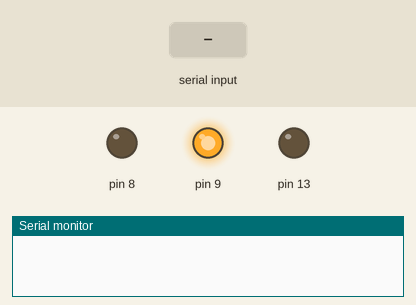
Recording of a sketch running on a simulated Arduino Uno, built with avr-gcc and run on an emulated ATmega328P. Shown: output pins drawn as LEDs (lit = HIGH), the last lines printed to the serial monitor. Inputs (shaded band) come from the test bench.

Above: at 1.2 s.
1.3 s: "1" received over the second serial link
At 5.7 s:
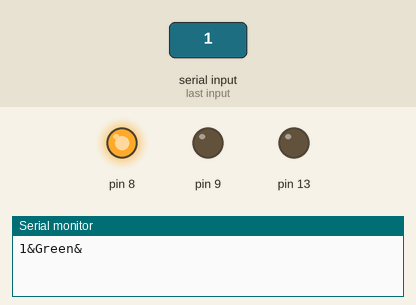
6.5 s: "0" received over the second serial link
Timing chart, 0 to 11.5 s (numbered marks = the images above; inputs shaded):
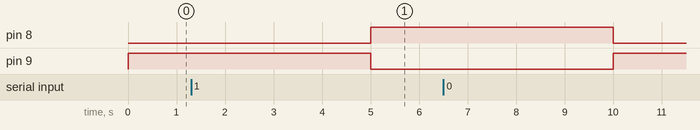

The sketch:

RFID_Based_Signal_Bracker_System.ino
```cpp
#include <SoftwareSerial.h>

SoftwareSerial mySerial(2, 3); // RX, TX
float Amillis = millis();
String Status = "";
int v1 = 5000;
int v2 = 10000;

void setup() {
  // Open serial communications and wait for port to open:
  Serial.begin(9600);
  while (!Serial) {
    ; // wait for serial port to connect. Needed for native USB port only
  }

pinMode(13, 1);
pinMode(8, 1);
pinMode(9, 1);
digitalWrite(13, 0);
digitalWrite(8, 0);
digitalWrite(9, 0);


  // set the data rate for the SoftwareSerial port
  mySerial.begin(9600);
}

void loop() { // run over and over
  if (mySerial.available()) {
    String num = mySerial.readString();
    Serial.println(num + "&" + Status);
    delay(100);
  }
int  nowMills = millis();
int  diff = nowMills - Amillis;
  if (diff > 0 and diff < v1)
      {
        digitalWrite(8, 0);
        digitalWrite(9, 1);
        Status = "Green&";
        }

      if (diff > v1 and diff < v2)
      {
        digitalWrite(8, 1);
        digitalWrite(9, 0);
        Status = "Red&";

        }
      if (diff > v2){
        Amillis = nowMills;
      }


}
```
